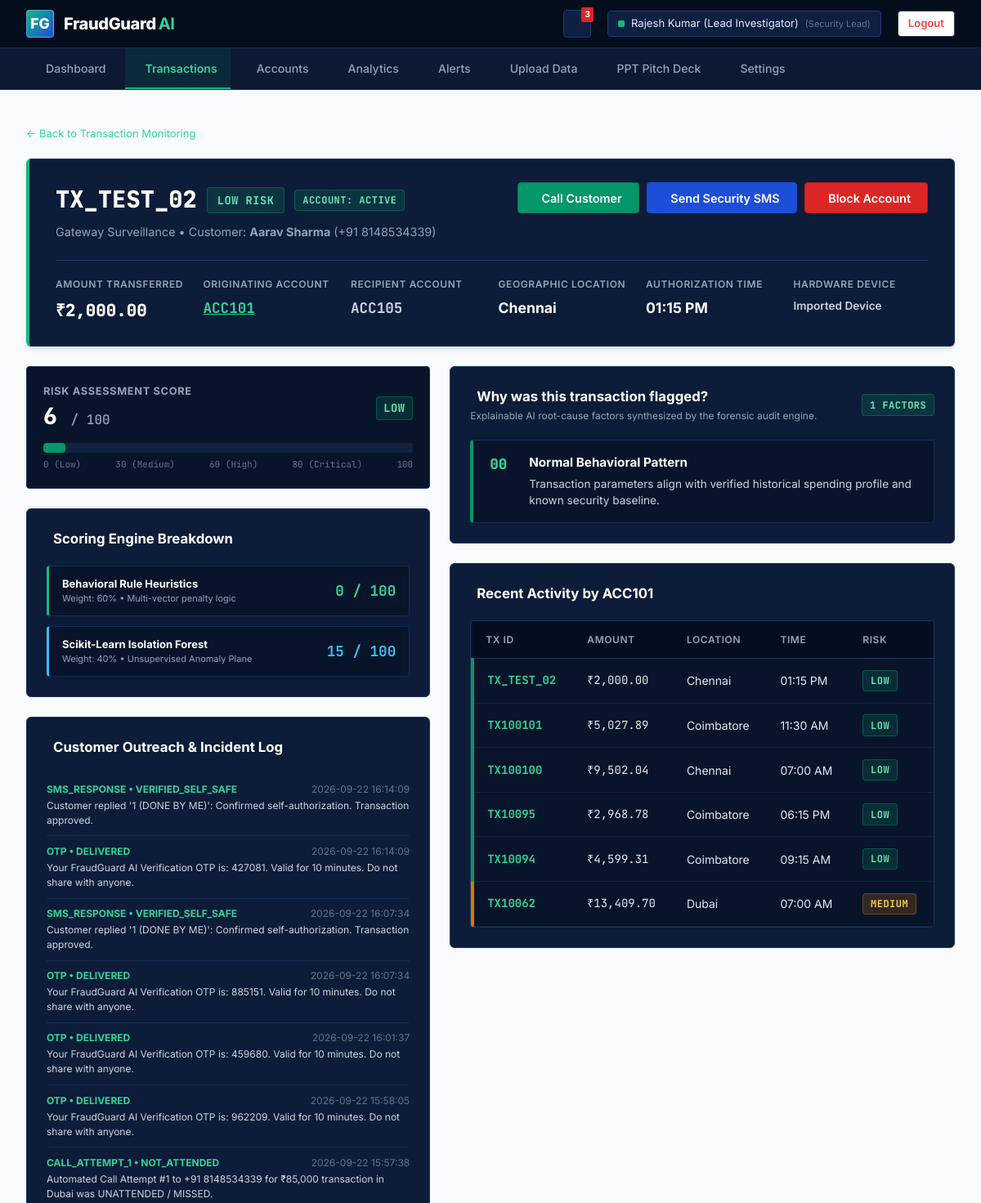
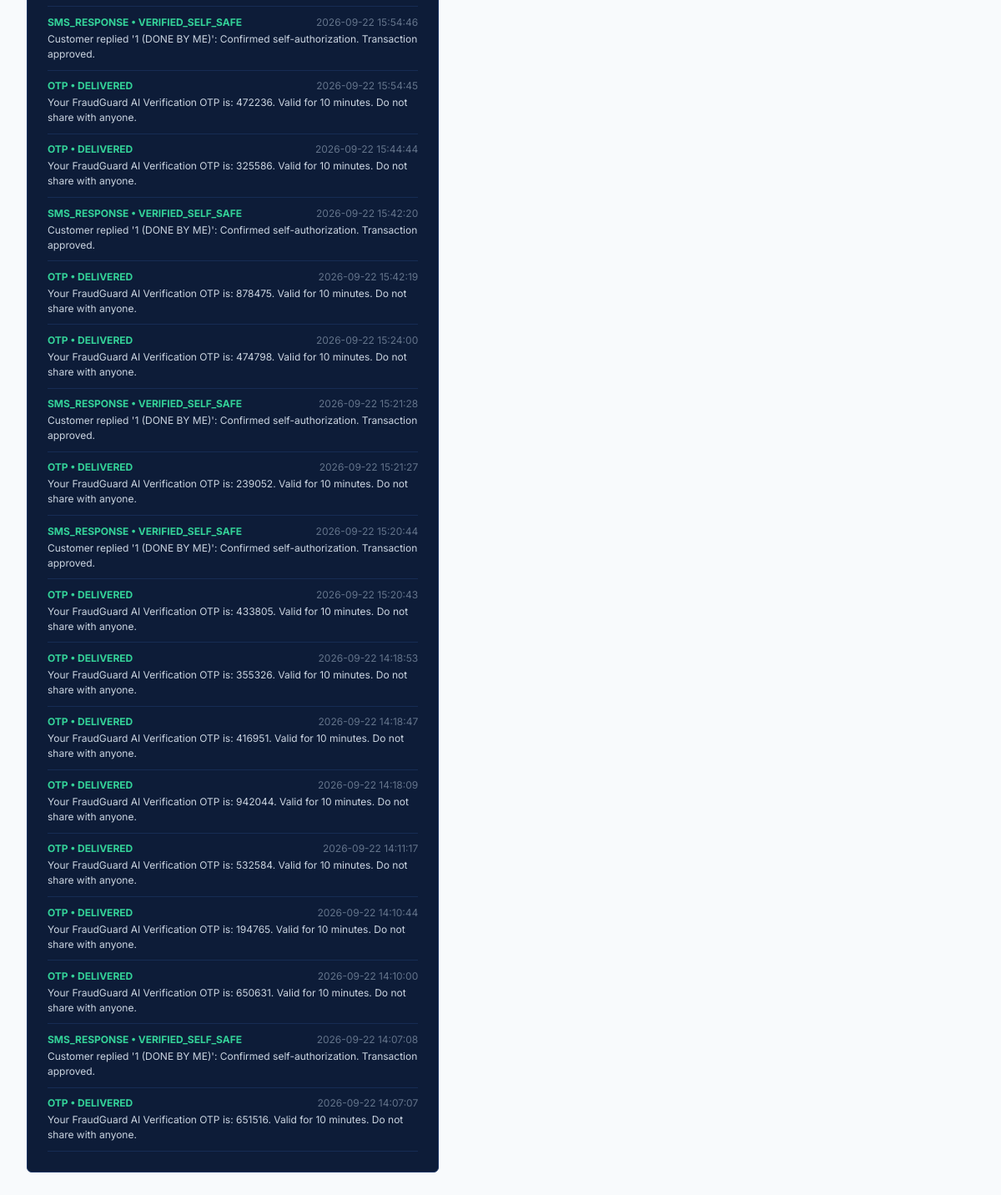
The app's page /transactions/TX_TEST_02 (signed in) with its own data (2 pictures, top to bottom).
### tables this page shows
CREATE TABLE transactions (
            id INTEGER PRIMARY KEY AUTOINCREMENT,
            transaction_id TEXT UNIQUE NOT NULL,
            account_id TEXT NOT NULL,
            recipient_account_id TEXT,
            amount REAL NOT NULL,
            avg_amount REAL NOT NULL,
            location TEXT NOT NULL,
            time_str TEXT NOT NULL,
            device TEXT NOT NULL,
            new_device INTEGER DEFAULT 0,
            transactions_10min INTEGER DEFAULT 1,
            rule_score INTEGER DEFAULT 0,
            ml_score INTEGER DEFAULT 0,
            risk_score INTEGER DEFAULT 0,
            risk_level TEXT DEFAULT 'LOW',
            status TEXT DEFAULT 'NORMAL',
            flagged_reasons TEXT DEFAULT '[]',
            created_at TIMESTAMP DEFAULT CURRENT_TIMESTAMP
        );

CREATE TABLE accounts (
            id INTEGER PRIMARY KEY AUTOINCREMENT,
            account_id TEXT UNIQUE NOT NULL,
            holder_name TEXT NOT NULL,
            phone_number TEXT DEFAULT '+91 98450 12345',
            email TEXT DEFAULT 'customer@bank.com',
            avg_amount REAL DEFAULT 2500.0,
            min_amount REAL DEFAULT 500.0,
            max_amount REAL DEFAULT 15000.0,
            normal_locations TEXT DEFAULT 'Chennai, Coimbatore',
            normal_hours TEXT DEFAULT '08:00 - 22:00',
            known_devices INTEGER DEFAULT 2,
            avg_daily_tx INTEGER DEFAULT 3,
            risk_score INTEGER DEFAULT 10,
            status TEXT DEFAULT 'ACTIVE', -- ACTIVE, ACCOUNT_HOLD, ADMIN_REVIEW, BLOCKED, FLAGGED
            call_attempts INTEGER DEFAULT 0,
            last_call_status TEXT DEFAULT 'NONE',
            hold_reason TEXT DEFAULT '',
            block_reason TEXT DEFAULT '',
            held_at TIMESTAMP,
            blocked_at TIMESTAMP,
            created_at TIMESTAMP DEFAULT CURRENT_TIMESTAMP
        , last_sms_status TEXT DEFAULT 'NONE');

CREATE TABLE customer_communications (
            id INTEGER PRIMARY KEY AUTOINCREMENT,
            account_id TEXT NOT NULL,
            transaction_id TEXT,
            type TEXT NOT NULL, -- CALL, SMS, WHATSAPP
            recipient_contact TEXT NOT NULL,
            message_content TEXT NOT NULL,
            status TEXT DEFAULT 'DELIVERED', -- SENT, DELIVERED, ANSWERED, CONFIRMED_FRAUD, CONFIRMED_SAFE
            response TEXT,
            created_at TIMESTAMP DEFAULT CURRENT_TIMESTAMP
        );

### app.py (the view)
@app.route('/transactions/<tx_id>')
@login_required
def transaction_details_view(tx_id):
    tx = get_transaction_by_id(tx_id)
    if not tx:
        flash(f'Transaction {tx_id} not found.', 'warning')
        return redirect(url_for('transactions_view'))
    account = get_account_profile(tx['account_id'])
    try:
        flagged_reasons = json.loads(tx['flagged_reasons']) if tx['flagged_reasons'] else []
    except Exception:
        flagged_reasons = []
    account_history = get_transactions_for_account(tx['account_id'])[:6]
    communications = get_communications_for_account(tx['account_id'])
    return render_template(
        'transaction_details.html',
        tx=tx,
        account=dict(account) if account else None,
        reasons=flagged_reasons,
        account_history=account_history,
        communications=communications
    )

### app.py (called while the page is built)
def login_required(f):
    @wraps(f)
    def decorated_function(*args, **kwargs):
        if 'user_id' not in session:
            if request.is_json or request.path.startswith('/api/'):
                return jsonify({'success': False, 'message': 'Authentication required. Please log in.'}), 401
            return redirect(url_for('login_view', next=request.url))
        return f(*args, **kwargs)
    return decorated_function

### database.py (called while the page is built)
def get_db_connection():
    os.makedirs(os.path.dirname(DB_PATH), exist_ok=True)
    conn = sqlite3.connect(DB_PATH, timeout=30.0)
    conn.row_factory = sqlite3.Row
    return conn

def get_account_profile(account_id):
    conn = get_db_connection()
    account = conn.execute('SELECT * FROM accounts WHERE account_id = ?', (account_id,)).fetchone()
    conn.close()
    return account

def get_communications_for_account(account_id):
    conn = get_db_connection()
    rows = conn.execute('SELECT * FROM customer_communications WHERE account_id = ? ORDER BY id DESC', (account_id,)).fetchall()
    conn.close()
    return [dict(r) for r in rows]

def get_transaction_by_id(tx_id):
    conn = get_db_connection()
    tx = conn.execute('SELECT * FROM transactions WHERE transaction_id = ? OR id = ?', (tx_id, tx_id)).fetchone()
    conn.close()
    return dict(tx) if tx else None

def get_transactions_for_account(account_id):
    conn = get_db_connection()
    rows = conn.execute('SELECT * FROM transactions WHERE account_id = ? OR recipient_account_id = ? ORDER BY id DESC', (account_id, account_id)).fetchall()
    conn.close()
    return [dict(r) for r in rows]

### templates/transaction_details.html (shortened to what this page needs)
{% extends "base.html" %}
{% block content %}
<div class="app-main-content">
    <div style="margin-bottom: 1.25rem;">
        <a href="{{ url_for('transactions_view') }}" style="font-size: 13px; color: #34D399; text-decoration: none;">
            &larr; Back to Transaction Monitoring
        </a>
    </div>
    <div class="dashboard-hero-panel" style="margin-bottom: 1.5rem;">
        <div style="display: flex; justify-content: space-between; align-items: flex-start; flex-wrap: wrap; gap: 1rem;">
            <div>
                <div style="display: flex; align-items: center; gap: 0.75rem; margin-bottom: 0.4rem;">
                    <span class="mono" style="font-size: 1.8rem; font-weight: 800; color: #FFFFFF;">
                        {{ tx.transaction_id }}
                    </span>
                    <span class="risk-tag {{ tx.risk_level.lower() }}" style="font-size: 0.85rem; padding: 0.3rem 0.75rem;">
                        {{ tx.risk_level }} RISK
                    </span>
                    <span id="accountStatusBadge" class="risk-tag {% if account and account.status == 'BLOCKED' %}blocked{% else %}active{% endif %}">
                        ACCOUNT: {{ account.status if account else 'ACTIVE' }}
                    </span>
                </div>
                <p style="font-size: 0.9rem; color: #94A3B8;">
                    Gateway Surveillance &bull; Customer: <strong>{{ account.holder_name if account else 'N/A' }}</strong> ({{ account.phone_number if account else '+91 98450 12345' }})
                </p>
            </div>
            <div style="display: flex; gap: 0.6rem; flex-wrap: wrap;">
                <button class="btn btn-green btn-call-customer" data-account-id="{{ tx.account_id }}" data-tx-id="{{ tx.transaction_id }}" data-amount="{{ '{:,.0f}'.format(tx.amount) }}" data-location="{{ tx.location }}">
                     Call Customer
                </button>
                <button class="btn btn-primary btn-send-message" data-account-id="{{ tx.account_id }}" data-tx-id="{{ tx.transaction_id }}" data-amount="{{ '{:,.0f}'.format(tx.amount) }}" data-location="{{ tx.location }}">
                     Send Security SMS
                </button>
                {% if not account or account.status != 'BLOCKED' %}
                <button id="btnBlockAccount" class="btn btn-danger" data-account-id="{{ tx.account_id }}" data-tx-id="{{ tx.transaction_id }}">
                     Block Account
                </button>
                {% endif %}
            </div>
        </div>
        <div style="display: grid; grid-template-columns: repeat(6, 1fr); gap: 1rem; margin-top: 1.5rem; padding-top: 1.25rem; border-top: 1px solid #1A3464;">
            <div>
                <div class="metric-label">Amount Transferred</div>
                <div class="mono" style="font-size: 1.3rem; font-weight: 800; color: #FFFFFF;">
                    ₹{{ "{:,.2f}".format(tx.amount) }}
                </div>
            </div>
            <div>
                <div class="metric-label">Originating Account</div>
                <div class="mono" style="font-size: 1.1rem; font-weight: 700;">
                    <a href="{{ url_for('account_details_view', account_id=tx.account_id) }}" style="color: #34D399; text-decoration: underline;">
                        {{ tx.account_id }}
                    </a>
                </div>
            </div>
            <div>
                <div class="metric-label">Recipient Account</div>
                <div class="mono" style="font-size: 1.1rem; font-weight: 700; color: #CBD5E1;">
                    {{ tx.recipient_account_id if tx.recipient_account_id else 'ACC105' }}
                </div>
            </div>
            <div>
                <div class="metric-label">Geographic Location</div>
                <div style="font-size: 1.1rem; font-weight: 700; color: #FFFFFF;">
                    {{ tx.location }}
                </div>
            </div>
            <div>
                <div class="metric-label">Authorization Time</div>
                <div style="font-size: 1.1rem; font-weight: 700; color: #FFFFFF;">
                    {{ tx.time_str }}
                </div>
            </div>
            <div>
                <div class="metric-label">Hardware Device</div>
                <div style="font-size: 0.85rem; font-weight: 600; color: #CBD5E1; word-break: break-word;">
                    {{ tx.device }}
                </div>
            </div>
        </div>
    </div>
    <div class="investigation-grid">
        <div>
            <div class="horizontal-risk-bar-container">
                <div class="risk-bar-meta">
                    <div>
                        <div style="font-size: 0.8rem; font-weight: 700; text-transform: uppercase; color: #94A3B8; letter-spacing: 0.05em;">
                            Risk Assessment Score
                        </div>
                        <div class="risk-score-display">
                            {{ tx.risk_score }} <span style="font-size: 1rem; color: #94A3B8; font-weight: 500;">/ 100</span>
                        </div>
                    </div>
                    <span class="risk-tag {{ tx.risk_level.lower() }}" style="font-size: 0.85rem;">
                        {{ tx.risk_level }}
                    </span>
                </div>
                <div class="risk-bar-track">
                    <div class="risk-bar-fill {{ tx.risk_level.lower() }}" style="width: {{ tx.risk_score }}%;"></div>
                </div>
                <div style="display: flex; justify-content: space-between; font-size: 11px; font-family: 'JetBrains Mono', monospace; color: #64748B; margin-top: 6px;">
                    <span>0 (Low)</span>
                    <span>30 (Medium)</span>
                    <span>60 (High)</span>
                    <span>80 (Critical)</span>
                    <span>100</span>
                </div>
            </div>
            <div class="panel-card" style="margin-bottom: 1.5rem;">
                <div class="panel-header">
                    <h3 class="panel-title">
                         Scoring Engine Breakdown
                    </h3>
                </div>
                <div style="display: flex; flex-direction: column; gap: 0.75rem;">
                    <div style="background: #08142A; border: 1px solid #162C54; border-left: 3px solid #10B981; border-radius: 4px; padding: 0.75rem 1rem; display: flex; justify-content: space-between; align-items: center;">
                        <div>
                            <div style="font-size: 13px; font-weight: 700; color: #FFFFFF;">Behavioral Rule Heuristics</div>
                            <div style="font-size: 11px; color: #94A3B8;">Weight: 60% &bull; Multi-vector penalty logic</div>
                        </div>
                        <span class="mono" style="font-size: 1.1rem; font-weight: 700; color: #34D399;">
                            {{ tx.rule_score }} / 100
                        </span>
                    </div>
                    <div style="background: #08142A; border: 1px solid #162C54; border-left: 3px solid #38BDF8; border-radius: 4px; padding: 0.75rem 1rem; display: flex; justify-content: space-between; align-items: center;">
                        <div>
                            <div style="font-size: 13px; font-weight: 700; color: #FFFFFF;">Scikit-Learn Isolation Forest</div>
                            <div style="font-size: 11px; color: #94A3B8;">Weight: 40% &bull; Unsupervised Anomaly Plane</div>
                        </div>
                        <span class="mono" style="font-size: 1.1rem; font-weight: 700; color: #38BDF8;">
                            {{ tx.ml_score }} / 100
                        </span>
                    </div>
                </div>
            </div>
            <div class="panel-card">
                <div class="panel-header">
                    <h3 class="panel-title">
                         Customer Outreach &amp; Incident Log
                    </h3>
                </div>
                <div style="font-size: 12px;">
                    {% for comm in communications %}
                    <div style="padding: 0.6rem 0; border-bottom: 1px solid #162C54;">
                        <div style="display: flex; justify-content: space-between; margin-bottom: 2px;">
                            <strong style="color: #34D399;">{{ comm.type }} &bull; {{ comm.status }}</strong>
                            <span style="color: #64748B;">{{ comm.created_at }}</span>
                        </div>
                        <div style="color: #CBD5E1;">{{ comm.message_content }}</div>
                    </div>
                    {% else %}
                    <div style="color: #94A3B8; padding: 0.5rem 0;">No prior customer outreach recorded for this account.</div>
                    {% endfor %}
                </div>
            </div>
        </div>
        <div>
            <div class="panel-card" style="margin-bottom: 1.5rem;">
                <div class="panel-header">
                    <div>
                        <h3 class="panel-title">
                             Why was this transaction flagged?
                        </h3>
                        <p style="font-size: 12px; color: #94A3B8; margin-top: 2px;">
                            Explainable AI root-cause factors synthesized by the forensic audit engine.
                        </p>
                    </div>
                    <span class="risk-tag {% if tx.risk_score >= 61 %}high{% else %}low{% endif %}">
                        {{ reasons|length }} FACTORS
                    </span>
                </div>
                <div class="explainable-reason-list">
                    {% for reason in reasons %}
                    <div class="reason-rect-row {{ reason.severity.lower() if reason.severity else 'high' }}">
                        <span class="reason-index-code">{{ reason.code }}</span>
                        <div>
                            <div class="reason-title">{{ reason.title }}</div>
                            <div class="reason-desc">{{ reason.description }}</div>
                        </div>
                    </div>
                    {% endfor %}
                </div>
            </div>
            <div class="panel-card">
                <div class="panel-header">
                    <h3 class="panel-title">
                         Recent Activity by {{ tx.account_id }}
                    </h3>
                </div>
                <div class="table-responsive-container">
                    <table class="fraud-table">
                        <thead>
                            <tr>
                                <th>Tx ID</th>
                                <th>Amount</th>
                                <th>Location</th>
                                <th>Time</th>
                                <th>Risk</th>
                            </tr>
                        </thead>
                        <tbody>
                            {% for hist in account_history %}
                            <tr class="risk-{{ hist.risk_level.lower() }}">
                                <td class="mono" style="font-weight: 700; color: #34D399;">{{ hist.transaction_id }}</td>
                                <td class="mono">₹{{ "{:,.2f}".format(hist.amount) }}</td>
                                <td>{{ hist.location }}</td>
                                <td>{{ hist.time_str }}</td>
                                <td><span class="risk-tag {{ hist.risk_level.lower() }}">{{ hist.risk_level }}</span></td>
                            </tr>
                            {% endfor %}
                        </tbody>
                    </table>
                </div>
            </div>
        </div>
    </div>
</div>
{% endblock %}

### records on screen
transactions: transaction_id "TX_TEST_02", risk_level "LOW", amount "2,000.00", account_id "ACC101", recipient_account "ACC105", location "Chennai", time_str "01:15 PM", device "Imported Device", risk_score "6", rule_score "0", ml_score "15"
accounts: status "ACTIVE", holder_name "Aarav Sharma", phone_number "+91 8148534339"
customer_communications: type "SMS_RESPONSE", status "VERIFIED_SELF_SAFE", created_at "2026-09-22 16:14:09", message_content "Customer replied '1 (DONE BY ME)': Confirmed self-authorization. Transaction approved."
customer_communications: type "OTP", status "DELIVERED", created_at "2026-09-22 16:14:09", message_content "Your FraudGuard AI Verification OTP is: 427081. Valid for 10 minutes. Do not share with anyone."
customer_communications: type "SMS_RESPONSE", status "VERIFIED_SELF_SAFE", created_at "2026-09-22 16:07:34", message_content "Customer replied '1 (DONE BY ME)': Confirmed self-authorization. Transaction approved."
customer_communications: type "OTP", status "DELIVERED", created_at "2026-09-22 16:07:34", message_content "Your FraudGuard AI Verification OTP is: 885151. Valid for 10 minutes. Do not share with anyone."
customer_communications: type "OTP", status "DELIVERED", created_at "2026-09-22 16:01:37", message_content "Your FraudGuard AI Verification OTP is: 459680. Valid for 10 minutes. Do not share with anyone."
customer_communications: type "OTP", status "DELIVERED", created_at "2026-09-22 15:58:05", message_content "Your FraudGuard AI Verification OTP is: 962209. Valid for 10 minutes. Do not share with anyone."
customer_communications: type "CALL_ATTEMPT_1", status "NOT_ATTENDED", created_at "2026-09-22 15:57:38", message_content "Automated Call Attempt #1 to +91 8148534339 for ₹85,000 transaction in Dubai was UNATTENDED / MISSED."
customer_communications: type "SMS_RESPONSE", status "VERIFIED_SELF_SAFE", created_at "2026-09-22 15:54:46", message_content "Customer replied '1 (DONE BY ME)': Confirmed self-authorization. Transaction approved."
customer_communications: type "OTP", status "DELIVERED", created_at "2026-09-22 15:54:45", message_content "Your FraudGuard AI Verification OTP is: 472236. Valid for 10 minutes. Do not share with anyone."
customer_communications: type "OTP", status "DELIVERED", created_at "2026-09-22 15:44:44", message_content "Your FraudGuard AI Verification OTP is: 325586. Valid for 10 minutes. Do not share with anyone."
customer_communications: type "SMS_RESPONSE", status "VERIFIED_SELF_SAFE", created_at "2026-09-22 15:42:20", message_content "Customer replied '1 (DONE BY ME)': Confirmed self-authorization. Transaction approved."
customer_communications: type "OTP", status "DELIVERED", created_at "2026-09-22 15:42:19", message_content "Your FraudGuard AI Verification OTP is: 878475. Valid for 10 minutes. Do not share with anyone."
customer_communications: type "OTP", status "DELIVERED", created_at "2026-09-22 15:24:00", message_content "Your FraudGuard AI Verification OTP is: 474798. Valid for 10 minutes. Do not share with anyone."
customer_communications: type "SMS_RESPONSE", status "VERIFIED_SELF_SAFE", created_at "2026-09-22 15:21:28", message_content "Customer replied '1 (DONE BY ME)': Confirmed self-authorization. Transaction approved."
customer_communications: type "OTP", status "DELIVERED", created_at "2026-09-22 15:21:27", message_content "Your FraudGuard AI Verification OTP is: 239052. Valid for 10 minutes. Do not share with anyone."
customer_communications: type "SMS_RESPONSE", status "VERIFIED_SELF_SAFE", created_at "2026-09-22 15:20:44", message_content "Customer replied '1 (DONE BY ME)': Confirmed self-authorization. Transaction approved."
customer_communications: type "OTP", status "DELIVERED", created_at "2026-09-22 15:20:43", message_content "Your FraudGuard AI Verification OTP is: 433805. Valid for 10 minutes. Do not share with anyone."
customer_communications: type "OTP", status "DELIVERED", created_at "2026-09-22 14:18:53", message_content "Your FraudGuard AI Verification OTP is: 355326. Valid for 10 minutes. Do not share with anyone."
customer_communications: type "OTP", status "DELIVERED", created_at "2026-09-22 14:18:47", message_content "Your FraudGuard AI Verification OTP is: 416951. Valid for 10 minutes. Do not share with anyone."
customer_communications: type "OTP", status "DELIVERED", created_at "2026-09-22 14:18:09", message_content "Your FraudGuard AI Verification OTP is: 942044. Valid for 10 minutes. Do not share with anyone."
customer_communications: type "OTP", status "DELIVERED", created_at "2026-09-22 14:11:17", message_content "Your FraudGuard AI Verification OTP is: 532584. Valid for 10 minutes. Do not share with anyone."
customer_communications: type "OTP", status "DELIVERED", created_at "2026-09-22 14:10:44", message_content "Your FraudGuard AI Verification OTP is: 194765. Valid for 10 minutes. Do not share with anyone."
customer_communications: type "OTP", status "DELIVERED", created_at "2026-09-22 14:10:00", message_content "Your FraudGuard AI Verification OTP is: 650631. Valid for 10 minutes. Do not share with anyone."
customer_communications: type "SMS_RESPONSE", status "VERIFIED_SELF_SAFE", created_at "2026-09-22 14:07:08", message_content "Customer replied '1 (DONE BY ME)': Confirmed self-authorization. Transaction approved."
customer_communications: type "OTP", status "DELIVERED", created_at "2026-09-22 14:07:07", message_content "Your FraudGuard AI Verification OTP is: 651516. Valid for 10 minutes. Do not share with anyone."
transactions: transaction_id "TX100101", amount "5,027.89", location "Coimbatore", time_str "11:30 AM", risk_level "LOW"
transactions: transaction_id "TX100100", amount "9,502.04", location "Chennai", time_str "07:00 AM", risk_level "LOW"
transactions: transaction_id "TX10095", amount "2,968.78", location "Coimbatore", time_str "06:15 PM", risk_level "LOW"
transactions: transaction_id "TX10094", amount "4,599.31", location "Coimbatore", time_str "09:15 AM", risk_level "LOW"
transactions: transaction_id "TX10062", amount "13,409.70", location "Dubai", time_str "07:00 AM", risk_level "MEDIUM"

### other values on screen
{{ session.get('user_name', 'Administrator') }} "Rajesh Kumar (Lead Investigator)"
{{ reasons|length }} "1"
{{ reason.code }} "00"
{{ reason.title }} "Normal Behavioral Pattern"
{{ reason.description }} "Transaction parameters align with verified historical spending profile and known security baseline."
